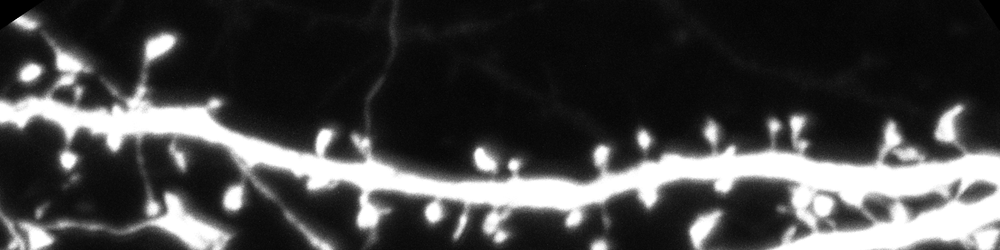
#> input picture test_tif.tif, 1000 x 250 px, shrunk from 1785 x 447 before the run
$ python -i fwhm.py   (imports and definitions only)
#> lines starting #> are read from the running program, lines starting #| are printed output that depends on the picture; after the words box and inside, x2 and y2 are one past the last pixel; in counts of white or black regions, pixels touching at a corner belong together
#> further down, picture is the input picture: shape (250, 1000, 3); min 0, max 255, mean 68.6
from imutils import contours
from skimage import measure
from skimage import draw
import imutils
import numpy as np
import cv2
from scipy import signal
from scipy.stats import norm


def calculate_fwhm(img, gaussian_blur=5, binarization_threshold=0.7, erode_iterations=2, dilate_iterations=3, min_pixel_count_mask=80, resampling_rate=15):

#> called with gaussian_blur = 5, binarization_threshold = 0.7, erode_iterations = 2, dilate_iterations = 3, min_pixel_count_mask = 80, resampling_rate = 15
    contours_array = []
    blurred = cv2.GaussianBlur(img, (gaussian_blur, gaussian_blur), 0)
    thresh = cv2.threshold(blurred, blurred.max()*binarization_threshold, blurred.max(), cv2.THRESH_BINARY)[1]
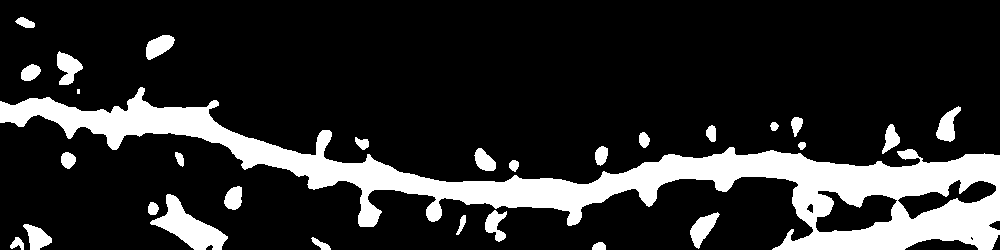
#> thresh: shape (250, 1000, 3); 17.4% white; 29 white regions (1 under 20 px), largest, box (x1, y1, x2, y2) and area: (0, 87, 1000, 250) 35841, (150, 194, 228, 250) 1817, (690, 212, 720, 249) 527
    thresh = cv2.erode(thresh, None, iterations=erode_iterations)
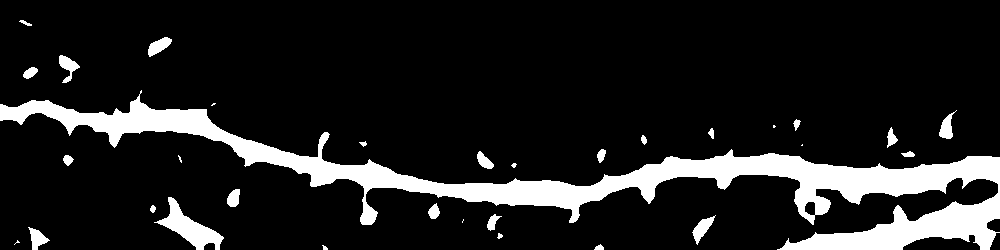
#> thresh: shape (250, 1000, 3); 12.8% white; 32 white regions (8 under 20 px), largest, box (x1, y1, x2, y2) and area: (0, 90, 1000, 250) 27979, (154, 197, 224, 250) 1296, (692, 215, 716, 245) 284
    thresh = cv2.dilate(thresh, None, iterations=dilate_iterations)
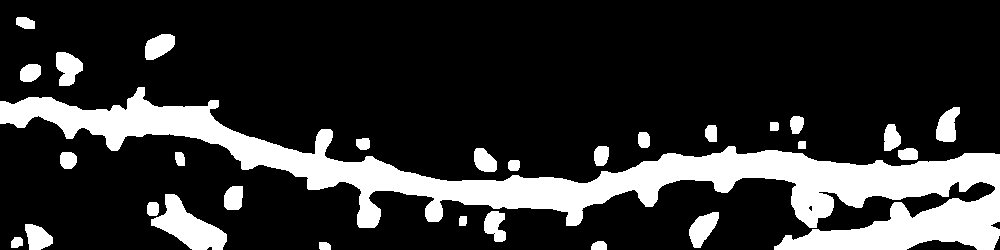
#> thresh: shape (250, 1000, 3); 19.4% white; 29 white regions, largest, box (x1, y1, x2, y2) and area: (0, 87, 1000, 250) 39120, (151, 194, 227, 250) 2049, (689, 212, 719, 248) 644
    thresh = np.where(thresh > 0, 1, 0)
    labels = measure.label(thresh, connectivity=2)
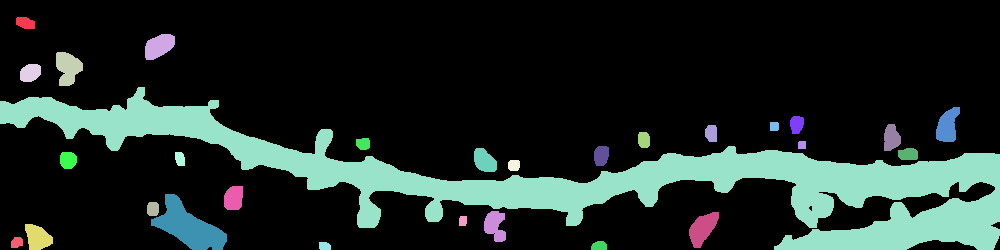
#> labels: shape (250, 1000, 3) int64; 30 distinct labels, from 0 to 29; one colour per label, 0 black

    mask = np.zeros(thresh.shape, dtype="uint8")
    for label in np.unique(labels):
        if label == 0:
            continue
        labelMask = np.zeros(thresh.shape, dtype="uint8")
        labelMask[labels == label] = 255
        numPixels = cv2.countNonZero(labelMask)
        if numPixels > min_pixel_count_mask:
            mask = cv2.add(mask, labelMask)
#> this loop made 2 passes
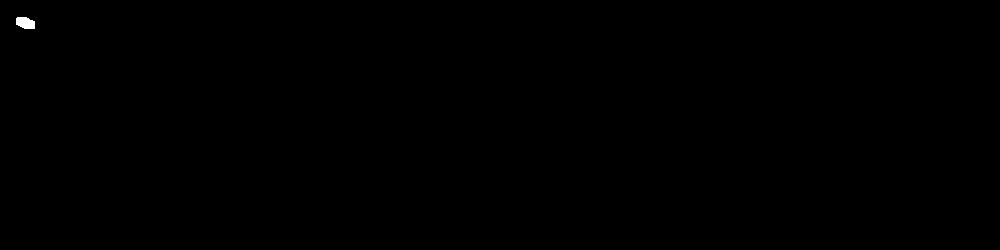
#> labelMask: shape (250, 1000, 3); 0.07% white; 1 white region, box (x1, y1, x2, y2) and area: (16, 17, 35, 29) 186
#> mask: shape (250, 1000, 3); every value is 0

    cnts = cv2.findContours(mask.copy(), cv2.RETR_EXTERNAL, cv2.CHAIN_APPROX_SIMPLE)
    cnts = imutils.grab_contours(cnts)
    if bool(cnts):
        cnts = contours.sort_contours(cnts)[0]
        (x, y, w, h) = cv2.boundingRect(cnts[0])
        lineim = cv2.line(img.copy(), (x, y+h-1), (x+w-1, y), (255, 255, 255), 2)
        line = np.transpose(np.array(draw.line(x, y+h-1, x+w-1, y)))
        data = img[line[:, 1], line[:, 0]]
        contours_array.append(signal.resample((data), resampling_rate))
        ndcont = np.array(contours_array)
        ndcont = np.round(ndcont, 10)
        mean,std=norm.fit(ndcont)
    else:
        ndcont, std = 0, 0
    return ndcont, std

>>> import cv2
>>> picture = cv2.imread('test_tif.tif')
#> (the run stopped early here; a loop or call above may not have finished)
